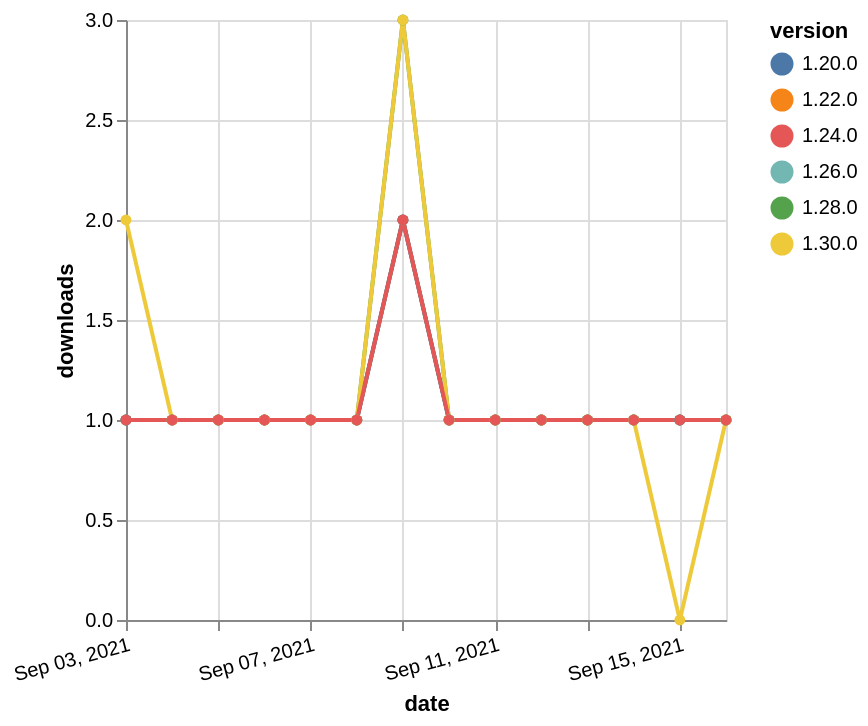

Specify this chart in Vega-Lite:
### Vega-Lite specification from a JSON file in a GitHub repository (floating-point values rounded to 4 significant figures)
{"$schema": "https://vega.github.io/schema/vega-lite/v5.json", "description": "A simple bar chart with embedded data.", "data": {"values": [{"date": "2021-09-03", "total": 176, "delta": 1, "version": "1.22.0"}, {"date": "2021-09-04", "total": 177, "delta": 1, "version": "1.22.0"}, {"date": "2021-09-05", "total": 178, "delta": 1, "version": "1.22.0"}, {"date": "2021-09-06", "total": 179, "delta": 1, "version": "1.22.0"}, {"date": "2021-09-07", "total": 180, "delta": 1, "version": "1.22.0"}, {"date": "2021-09-08", "total": 181, "delta": 1, "version": "1.22.0"}, {"date": "2021-09-09", "total": 183, "delta": 2, "version": "1.22.0"}, {"date": "2021-09-10", "total": 184, "delta": 1, "version": "1.22.0"}, {"date": "2021-09-11", "total": 185, "delta": 1, "version": "1.22.0"}, {"date": "2021-09-12", "total": 186, "delta": 1, "version": "1.22.0"}, {"date": "2021-09-13", "total": 187, "delta": 1, "version": "1.22.0"}, {"date": "2021-09-14", "total": 188, "delta": 1, "version": "1.22.0"}, {"date": "2021-09-15", "total": 189, "delta": 1, "version": "1.22.0"}, {"date": "2021-09-16", "total": 190, "delta": 1, "version": "1.22.0"}, {"date": "2021-09-03", "total": 167, "delta": 1, "version": "1.28.0"}, {"date": "2021-09-04", "total": 168, "delta": 1, "version": "1.28.0"}, {"date": "2021-09-05", "total": 169, "delta": 1, "version": "1.28.0"}, {"date": "2021-09-06", "total": 170, "delta": 1, "version": "1.28.0"}, {"date": "2021-09-07", "total": 171, "delta": 1, "version": "1.28.0"}, {"date": "2021-09-08", "total": 172, "delta": 1, "version": "1.28.0"}, {"date": "2021-09-09", "total": 175, "delta": 3, "version": "1.28.0"}, {"date": "2021-09-10", "total": 176, "delta": 1, "version": "1.28.0"}, {"date": "2021-09-11", "total": 177, "delta": 1, "version": "1.28.0"}, {"date": "2021-09-12", "total": 178, "delta": 1, "version": "1.28.0"}, {"date": "2021-09-13", "total": 179, "delta": 1, "version": "1.28.0"}, {"date": "2021-09-14", "total": 180, "delta": 1, "version": "1.28.0"}, {"date": "2021-09-15", "total": 181, "delta": 1, "version": "1.28.0"}, {"date": "2021-09-16", "total": 182, "delta": 1, "version": "1.28.0"}, {"date": "2021-09-03", "total": 152, "delta": 1, "version": "1.26.0"}, {"date": "2021-09-04", "total": 153, "delta": 1, "version": "1.26.0"}, {"date": "2021-09-05", "total": 154, "delta": 1, "version": "1.26.0"}, {"date": "2021-09-06", "total": 155, "delta": 1, "version": "1.26.0"}, {"date": "2021-09-07", "total": 156, "delta": 1, "version": "1.26.0"}, {"date": "2021-09-08", "total": 157, "delta": 1, "version": "1.26.0"}, {"date": "2021-09-09", "total": 159, "delta": 2, "version": "1.26.0"}, {"date": "2021-09-10", "total": 160, "delta": 1, "version": "1.26.0"}, {"date": "2021-09-11", "total": 161, "delta": 1, "version": "1.26.0"}, {"date": "2021-09-12", "total": 162, "delta": 1, "version": "1.26.0"}, {"date": "2021-09-13", "total": 163, "delta": 1, "version": "1.26.0"}, {"date": "2021-09-14", "total": 164, "delta": 1, "version": "1.26.0"}, {"date": "2021-09-15", "total": 165, "delta": 1, "version": "1.26.0"}, {"date": "2021-09-16", "total": 166, "delta": 1, "version": "1.26.0"}, {"date": "2021-09-03", "total": 214, "delta": 1, "version": "1.20.0"}, {"date": "2021-09-04", "total": 215, "delta": 1, "version": "1.20.0"}, {"date": "2021-09-05", "total": 216, "delta": 1, "version": "1.20.0"}, {"date": "2021-09-06", "total": 217, "delta": 1, "version": "1.20.0"}, {"date": "2021-09-07", "total": 218, "delta": 1, "version": "1.20.0"}, {"date": "2021-09-08", "total": 219, "delta": 1, "version": "1.20.0"}, {"date": "2021-09-09", "total": 221, "delta": 2, "version": "1.20.0"}, {"date": "2021-09-10", "total": 222, "delta": 1, "version": "1.20.0"}, {"date": "2021-09-11", "total": 223, "delta": 1, "version": "1.20.0"}, {"date": "2021-09-12", "total": 224, "delta": 1, "version": "1.20.0"}, {"date": "2021-09-13", "total": 225, "delta": 1, "version": "1.20.0"}, {"date": "2021-09-14", "total": 226, "delta": 1, "version": "1.20.0"}, {"date": "2021-09-15", "total": 227, "delta": 1, "version": "1.20.0"}, {"date": "2021-09-16", "total": 228, "delta": 1, "version": "1.20.0"}, {"date": "2021-09-03", "total": 120, "delta": 2, "version": "1.30.0"}, {"date": "2021-09-04", "total": 121, "delta": 1, "version": "1.30.0"}, {"date": "2021-09-05", "total": 122, "delta": 1, "version": "1.30.0"}, {"date": "2021-09-06", "total": 123, "delta": 1, "version": "1.30.0"}, {"date": "2021-09-07", "total": 124, "delta": 1, "version": "1.30.0"}, {"date": "2021-09-08", "total": 125, "delta": 1, "version": "1.30.0"}, {"date": "2021-09-09", "total": 128, "delta": 3, "version": "1.30.0"}, {"date": "2021-09-10", "total": 129, "delta": 1, "version": "1.30.0"}, {"date": "2021-09-11", "total": 130, "delta": 1, "version": "1.30.0"}, {"date": "2021-09-12", "total": 131, "delta": 1, "version": "1.30.0"}, {"date": "2021-09-13", "total": 132, "delta": 1, "version": "1.30.0"}, {"date": "2021-09-14", "total": 133, "delta": 1, "version": "1.30.0"}, {"date": "2021-09-15", "total": 133, "delta": 0, "version": "1.30.0"}, {"date": "2021-09-16", "total": 134, "delta": 1, "version": "1.30.0"}, {"date": "2021-09-03", "total": 167, "delta": 1, "version": "1.24.0"}, {"date": "2021-09-04", "total": 168, "delta": 1, "version": "1.24.0"}, {"date": "2021-09-05", "total": 169, "delta": 1, "version": "1.24.0"}, {"date": "2021-09-06", "total": 170, "delta": 1, "version": "1.24.0"}, {"date": "2021-09-07", "total": 171, "delta": 1, "version": "1.24.0"}, {"date": "2021-09-08", "total": 172, "delta": 1, "version": "1.24.0"}, {"date": "2021-09-09", "total": 174, "delta": 2, "version": "1.24.0"}, {"date": "2021-09-10", "total": 175, "delta": 1, "version": "1.24.0"}, {"date": "2021-09-11", "total": 176, "delta": 1, "version": "1.24.0"}, {"date": "2021-09-12", "total": 177, "delta": 1, "version": "1.24.0"}, {"date": "2021-09-13", "total": 178, "delta": 1, "version": "1.24.0"}, {"date": "2021-09-14", "total": 179, "delta": 1, "version": "1.24.0"}, {"date": "2021-09-15", "total": 180, "delta": 1, "version": "1.24.0"}, {"date": "2021-09-16", "total": 181, "delta": 1, "version": "1.24.0"}]}, "width": "container", "mark": {"type": "line", "point": {"filled": true}}, "encoding": {"x": {"field": "date", "type": "temporal", "timeUnit": "yearmonthdate", "title": "date", "axis": {"labelAngle": -15}}, "y": {"field": "delta", "type": "quantitative", "title": "downloads"}, "color": {"field": "version", "type": "nominal"}, "tooltip": {"field": "delta"}}}
